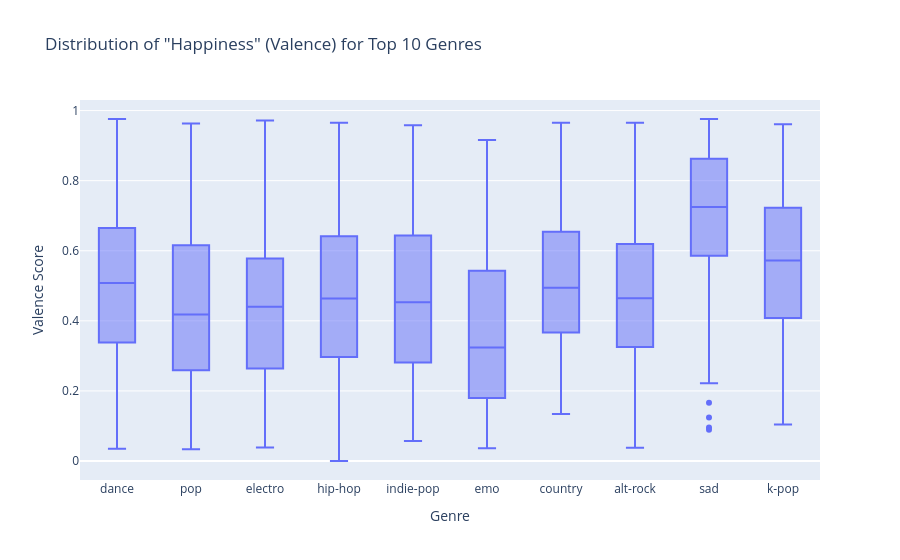

The cell this chart's notebook holds for it:
### Markdown cell above
### Comparing Valence (“Happiness”) Across Top 10 Genres
- Identify the top 10 most common genres in the dataset.
- Filter the data to include only songs from these genres.
- Use a box plot to compare the distribution of **valence** (a measure of musical happiness).
- The box plot helps visualize:
  - Median valence for each genre
  - Spread and variability within genres
  - Presence of outliers
- This analysis can be repeated by swapping `valence` with features like:
  - `energy`
  - `danceability`
  - `acousticness`

### Code cell
top_10_genres = data['genre'].value_counts().head(10).index.tolist()

df_top_10_genres = data[data['genre'].isin(top_10_genres)].copy()

fig = px.box(df_top_10_genres,
             x='genre',
             y='valence',  # <-- Try swapping this with 'energy', 'danceability', or 'acousticness'
             title='Distribution of "Happiness" (Valence) for Top 10 Genres',
             labels={'valence': 'Valence Score', 'genre': 'Genre'}
            )
fig.show()

### Figure 1 — Plotly figure (JSON) as saved in the notebook; plotly's stock layout.template omitted (floating-point values rounded to 4 significant figures; data arrays with more than 128 entries replaced by an {"elided": "..."} marker saying what was removed)
{"data": [{"alignmentgroup": "True", "hovertemplate": "Genre=%{x}<br>Valence Score=%{y}<extra></extra>", "legendgroup": "", "marker": {"color": "#636efa"}, "name": "", "notched": false, "offsetgroup": "", "orientation": "v", "showlegend": false, "type": "box", "x": {"elided": "4289 str values"}, "x0": " ", "xaxis": "x", "y": {"elided": "4289 float values"}, "y0": " ", "yaxis": "y"}], "layout": {"boxmode": "group", "legend": {"tracegroupgap": 0}, "title": {"text": "Distribution of \"Happiness\" (Valence) for Top 10 Genres"}, "xaxis": {"anchor": "y", "domain": [0, 1], "title": {"text": "Genre"}}, "yaxis": {"anchor": "x", "domain": [0, 1], "title": {"text": "Valence Score"}}}}
